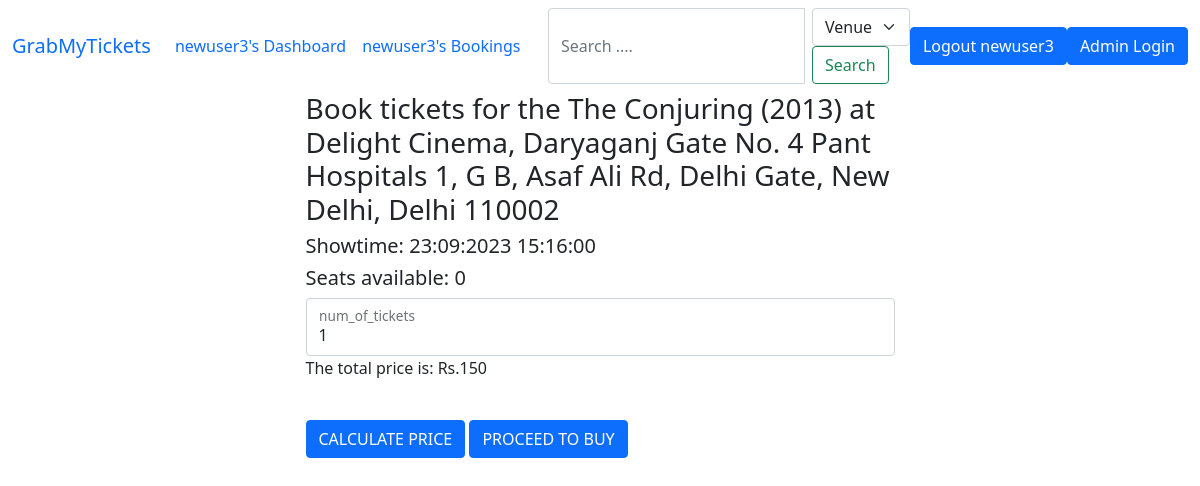
/book_tickets/21/23/65 (signed in), run on the app's committed database.
### application/data/models.py (models this page shows)
class User(db.Model):
    __tablename__ = "user"
    user_id = db.Column(db.Integer, primary_key=True, autoincrement=True)
    password = db.Column(db.String, nullable=False)
    username = db.Column(db.String, unique=True, nullable=False)
    user_bookings = db.relationship(
        'Booking', backref='user_bookings', lazy=True, overlaps="bookings,user")
    is_admin=db.Column(db.Boolean(), default=False)
    email = db.Column(db.String(200), nullable=False)
    is_html=db.Column(db.Boolean(), default=False)

class Movie(db.Model):
    movie_id = db.Column(db.Integer, primary_key=True)
    title = db.Column(db.String(100), nullable=False)
    genre = db.Column(db.String(50), nullable=False)
    language = db.Column(db.String(50), nullable=False)
    runtime = db.Column(db.Integer, nullable=False)
    rating = db.Column(db.String(10), nullable=False)
    director = db.Column(db.String(100), nullable=False)
    release_date = db.Column(db.String(200), nullable=False)
    synopsis = db.Column(db.String(500), nullable=False)
    trailer_url = db.Column(db.String(500), nullable=False)

class Venue(db.Model):
    __tablename__ = "venue"
    venue_id = db.Column(db.Integer, primary_key=True)
    name = db.Column(db.String(100), nullable=False)
    address = db.Column(db.String(200), nullable=False)
    city = db.Column(db.String(50), nullable=False)
    state = db.Column(db.String(50), nullable=False)
    country = db.Column(db.String(50), nullable=False)
    capacity = db.Column(db.Integer, nullable=False)
    phone = db.Column(db.String(200), nullable=False)
    email = db.Column(db.String(200), nullable=False)

class movie_venue(db.Model):
    venue_id = db.Column(db.Integer, db.ForeignKey(
        'venue.venue_id'), nullable=False, primary_key=True)
    movie_id = db.Column(db.Integer, db.ForeignKey(
        'movie.movie_id'), nullable=False, primary_key=True)
    price = db.Column(db.Float, nullable=False)
    date = db.Column(db.Integer, nullable=False)
    time = db.Column(db.String, nullable=False)
    create_date = db.Column(db.Integer, nullable=False)
    seats_available = db.Column(db.Integer, nullable=False)
    venue = db.relationship(
        'Venue', backref=db.backref('venue_movies', lazy=True))
    movie = db.relationship(
        'Movie', backref=db.backref('venue_movies', lazy=True))

### application/controllers/controllers.py (the view, shortened to what this page needs)
@app.route('/book_tickets/<user_id>/<venue_id>/<movie_id>', methods=["GET", "POST"])
def book_tickets(user_id, venue_id, movie_id):
    if 'user' in session:
        user = User.query.filter_by(user_id=user_id).first()
        bookings = user.bookings
        venue = Venue.query.get(venue_id)
        movie = Movie.query.get(movie_id)
        mv_obj=movie_venue.query.filter_by(movie_id=movie_id, venue_id=venue_id).first()
        mv = movie_venue.query.filter_by(
            movie_id=movie_id, venue_id=venue_id).first()
        price = mv.price
        num_of_tickets = 1
        return render_template('book_tickets.html', mv_obj=mv_obj,movie=movie, venue=venue, price=price, num_of_tickets=num_of_tickets, user=user, user_id=user_id)
    return redirect('/user_login')

### templates/book_tickets.html (shortened to what this page needs)
<!doctype html>
<html lang="en">
  <head>
    <link href="https://cdn.jsdelivr.net/npm/bootstrap@5.1.3/dist/css/bootstrap.min.css" rel="stylesheet">
  </head>
  <body>
    <nav class="navbar navbar-expand-lg bg-body-tertiary">
        <div class="container-fluid">
          <a class="navbar-brand" href="/user_logout">GrabMyTickets</a>
          <div class="collapse navbar-collapse" id="navbarSupportedContent">
            <ul class="navbar-nav me-auto mb-2 mb-lg-0">
              <li class="nav-item">
                <a class="nav-link " href="/user_dashboard/{{user.user_id}}">{{user.username}}'s Dashboard</a>
              </li>
              <li class="nav-item">
                <a href="/bookings/{{user.user_id}}" class="nav-link ">{{user.username}}'s Bookings</a>
              </li>
            </ul>
            <form class="d-flex" role="search" method="POST" action="{{ url_for('search_results', user_id=user.user_id) }}">
              <div class="input-group">
                <input class="form-control me-2" type="search" placeholder="Search ...." aria-label="Search" name="query">
                <div class="input-group-append">
                <select class="form-select" name="category">
                  <option value="venue">Venue</option>
                </select>
              <button class="btn btn-outline-success" type="submit">Search</button>
            </div>
          </div>
            </form>
                <a href='/user_logout'><button class="btn btn-primary" type="submit">Logout {{user.username}}</button></a>
                <a href='/admin_login'><button class="btn btn-primary" type="submit">Admin Login</button></a>
          </div>
        </div>
      </nav>
      <div class="container px-4 px-lg-5">
        <div class="row gx-4 gx-lg-5 justify-content-center">
            <div class="col-md-10 col-lg-8 col-xl-7">
                <h3>Book tickets for the {{movie.title}} at {{venue.name}} {{venue.address}}</h3>
                <h5>Showtime: {{mv_obj.time}}</h5>
                <h5>Seats available: {{mv_obj.seats_available}}</h5>
                <form id="contactForm" method="POST" action="{{ url_for('book_tickets', user_id=user_id, venue_id=venue.venue_id, movie_id=movie.movie_id) }}">
                    <div class="form-floating">
                        <input class="form-control" id="num_of_tickets" type="integer" placeholder="num_of_tickets" data-sb-validations="required" name="num_of_tickets" value="{{num_of_tickets}}"/>
                        <label for="num_of_tickets">num_of_tickets</label>
                    </div>
                    {% if price %}
                         <p>The total price is: Rs.{{ price * num_of_tickets }}</p>
                    {% endif %}
                    <br />
                    <button class="btn btn-primary text-uppercase" id="submitButton" type="submit" name="calc" value="clicked">CALCULATE PRICE</button>
                    <button class="btn btn-primary text-uppercase" id="submitButton" type="submit" name="proceed" value="clicked">Proceed to buy</button>
</form>
            </div>
        </div>
      </div>
    </body>
    </html>

### data on the page
User: username "newuser3"
Movie: title "The Conjuring (2013)"
Venue: name "Delight Cinema, Daryaganj", address "Gate No. 4 Pant Hospitals 1, G B, Asaf Ali Rd, Delhi Gate, New Delhi, Delhi 110002"
movie_venue: time "23:09:2023 15:16:00", seats_available "0"

### other printed values
{{ price * num_of_tickets }} "150"
